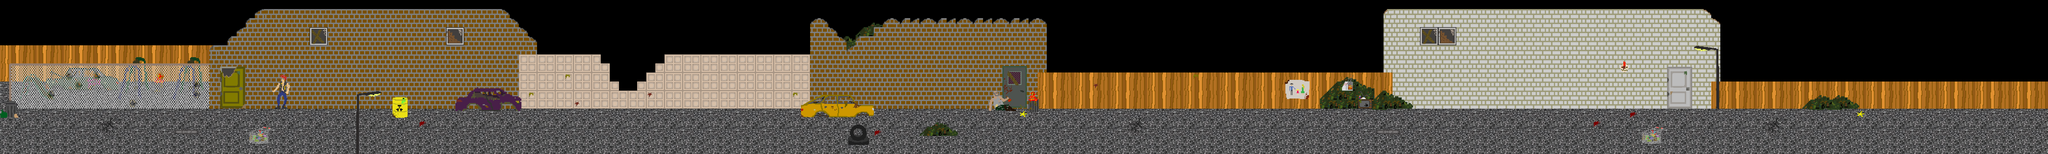

A level layout from a 2D game, rendered from its tile map. Below: a short description, then the map file with tile-grid data replaced by summaries:
An orthogonal 225x17 tile map with 32x32 px tiles, 4 tile layers (lower, backward, middle, forward), 2 tilesets and 14 objects.

<map version="1.2" tiledversion="1.2.3" orientation="orthogonal" renderorder="left-down" width="225" height="17" tilewidth="32" tileheight="32" infinite="0" nextlayerid="44" nextobjectid="64">
 <tileset firstgid="1" source="../tileSet.tsx" />
 <tileset firstgid="1537" name="SCS-TileSet" tilewidth="32" tileheight="32" tilecount="1536" columns="48">
  <image source="tileSet.png" width="1536" height="1024" />
  <tile id="399">
   <animation>
    <frame tileid="399" duration="300" />
    <frame tileid="355" duration="450" />
    <frame tileid="398" duration="350" />
   </animation>
  </tile>
  <tile id="447">
   <animation>
    <frame tileid="447" duration="400" />
    <frame tileid="352" duration="330" />
    <frame tileid="545" duration="480" />
   </animation>
  </tile>
  <tile id="822">
   <animation>
    <frame tileid="822" duration="800" />
    <frame tileid="870" duration="800" />
    <frame tileid="823" duration="800" />
    <frame tileid="870" duration="800" />
   </animation>
  </tile>
  <tile id="1009">
   <animation>
    <frame tileid="1009" duration="600" />
    <frame tileid="1011" duration="1200" />
    <frame tileid="1059" duration="600" />
    <frame tileid="1107" duration="1500" />
    <frame tileid="1155" duration="1200" />
   </animation>
  </tile>
  <tile id="1157">
   <animation>
    <frame tileid="1157" duration="600" />
    <frame tileid="1159" duration="600" />
   </animation>
  </tile>
  <tile id="1201">
   <animation>
    <frame tileid="1201" duration="2400" />
    <frame tileid="1251" duration="2400" />
    <frame tileid="1203" duration="600" />
   </animation>
  </tile>
  <tile id="1205">
   <animation>
    <frame tileid="1205" duration="300" />
    <frame tileid="1207" duration="500" />
   </animation>
  </tile>
  <tile id="1248">
   <animation>
    <frame tileid="1248" duration="1800" />
    <frame tileid="1347" duration="3600" />
   </animation>
  </tile>
  <tile id="1249">
   <animation>
    <frame tileid="1249" duration="1800" />
    <frame tileid="1200" duration="600" />
    <frame tileid="1299" duration="2400" />
    <frame tileid="1200" duration="600" />
   </animation>
  </tile>
  <tile id="1296">
   <animation>
    <frame tileid="1296" duration="1800" />
    <frame tileid="1347" duration="3600" />
   </animation>
  </tile>
  <tile id="1297">
   <animation>
    <frame tileid="1297" duration="1800" />
    <frame tileid="1344" duration="3600" />
   </animation>
  </tile>
  <tile id="1303">
   <animation>
    <frame tileid="1303" duration="1600" />
    <frame tileid="1495" duration="750" />
   </animation>
  </tile>
  <tile id="1320">
   <animation>
    <frame tileid="1320" duration="2500" />
    <frame tileid="1493" duration="1200" />
   </animation>
  </tile>
  <tile id="1345">
   <animation>
    <frame tileid="1345" duration="2100" />
    <frame tileid="1393" duration="1200" />
   </animation>
  </tile>
  <tile id="1346">
   <animation>
    <frame tileid="1346" duration="2100" />
    <frame tileid="1394" duration="1200" />
   </animation>
  </tile>
  <tile id="1350">
   <animation>
    <frame tileid="1350" duration="1600" />
    <frame tileid="1398" duration="800" />
   </animation>
  </tile>
  <tile id="1368">
   <animation>
    <frame tileid="1368" duration="600" />
    <frame tileid="1494" duration="600" />
   </animation>
  </tile>
  <tile id="1409">
   <animation>
    <frame tileid="1409" duration="400" />
    <frame tileid="1360" duration="380" />
    <frame tileid="1361" duration="450" />
   </animation>
  </tile>
  <tile id="1412">
   <animation>
    <frame tileid="1412" duration="2300" />
    <frame tileid="1392" duration="1200" />
   </animation>
  </tile>
  <tile id="1413">
   <animation>
    <frame tileid="1413" duration="2300" />
    <frame tileid="1440" duration="1200" />
   </animation>
  </tile>
  <tile id="1444">
   <animation>
    <frame tileid="1444" duration="600" />
    <frame tileid="1442" duration="600" />
   </animation>
  </tile>
  <tile id="1461">
   <animation>
    <frame tileid="1461" duration="2300" />
    <frame tileid="1488" duration="1200" />
   </animation>
  </tile>
  <tile id="1462">
   <animation>
    <frame tileid="1462" duration="2300" />
    <frame tileid="1441" duration="1200" />
   </animation>
  </tile>
  <tile id="1491">
   <animation>
    <frame tileid="1491" duration="600" />
    <frame tileid="1489" duration="600" />
   </animation>
  </tile>
  <tile id="1492">
   <animation>
    <frame tileid="1492" duration="600" />
    <frame tileid="1490" duration="600" />
   </animation>
  </tile>
 </tileset>
 <objectgroup id="2" name="static-objects" offsetx="0" offsety="-1">
  <object id="47" x="0" y="416" width="7200" height="33" />
  <object id="51" x="1381" y="342.5" width="51" height="73">
   <properties>
    <property name="object" value="" />
   </properties>
  </object>
  <object id="52" x="2816" y="367.667" width="254" height="44.6667">
   <properties>
    <property name="object" value="" />
   </properties>
  </object>
  <object id="53" x="2890.33" y="335.667" width="98" height="35.3333">
   <properties>
    <property name="object" value="" />
   </properties>
  </object>
  <object id="54" x="6624" y="0" width="64" height="416">
   <properties>
    <property name="finish" value="" />
   </properties>
  </object>
  <object id="55" x="160" y="0" width="128" height="416" />
 </objectgroup>
 <objectgroup id="21" name="enemies">
  <object id="56" x="2390.67" y="376">
   <properties>
    <property name="shotgun" value="" />
   </properties>
  </object>
  <object id="57" x="4341.33" y="361.333">
   <properties>
    <property name="shotgun" value="" />
   </properties>
  </object>
  <object id="58" x="4944" y="362.667">
   <properties>
    <property name="shotgun" value="" />
   </properties>
  </object>
  <object id="59" x="6393.33" y="378.667">
   <properties>
    <property name="punk" value="" />
   </properties>
  </object>
 </objectgroup>
 <objectgroup id="28" name="interactive-objects">
  <object id="60" x="992" y="288">
   <properties>
    <property name="message" value="" />
   </properties>
  </object>
  <object id="61" x="3047.67" y="367">
   <properties>
    <property name="hill" value="" />
   </properties>
  </object>
  <object id="62" x="450.667" y="290.667">
   <properties>
    <property name="message" value="" />
   </properties>
  </object>
  <object id="63" x="3500.5" y="330.5">
   <properties>
    <property name="message" value="" />
   </properties>
  </object>
 </objectgroup>
 <layer id="33" name="lower" width="225" height="17">
  <data>[3825 cells, 2769 non-empty, 64 distinct tile ids]</data>
 </layer>
 <layer id="34" name="backward" width="225" height="17">
  <data>[3825 cells, 1479 non-empty, 172 distinct tile ids]</data>
 </layer>
 <layer id="35" name="middle" width="225" height="17">
  <data>[3825 cells, 1568 non-empty, 104 distinct tile ids]</data>
 </layer>
 <layer id="37" name="forward" width="225" height="17">
  <data>[3825 cells, 20 non-empty, 17 distinct tile ids]</data>
 </layer>
</map>